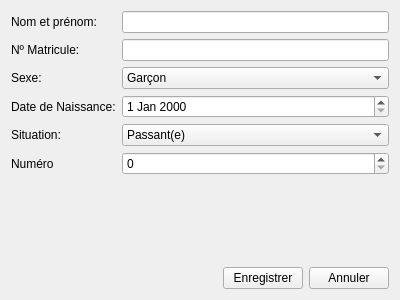
<?xml version="1.0" encoding="UTF-8"?>
<ui version="4.0">
 <class>NewStudentForm</class>
 <widget class="QWidget" name="NewStudentForm">
  <property name="geometry">
   <rect>
    <x>0</x>
    <y>0</y>
    <width>400</width>
    <height>300</height>
   </rect>
  </property>
  <property name="windowTitle">
   <string>Form</string>
  </property>
  <layout class="QVBoxLayout" name="verticalLayout">
   <item>
    <layout class="QFormLayout" name="formLayout">
     <item row="0" column="0">
      <widget class="QLabel" name="label">
       <property name="text">
        <string>Nom et prénom:</string>
       </property>
      </widget>
     </item>
     <item row="0" column="1">
      <widget class="QLineEdit" name="nameEdit"/>
     </item>
     <item row="1" column="0">
      <widget class="QLabel" name="label_2">
       <property name="text">
        <string>Nº Matricule:</string>
       </property>
      </widget>
     </item>
     <item row="1" column="1">
      <widget class="QLineEdit" name="matriculeEdit"/>
     </item>
     <item row="3" column="0">
      <widget class="QLabel" name="label_3">
       <property name="text">
        <string>Date de Naissance:</string>
       </property>
      </widget>
     </item>
     <item row="3" column="1">
      <widget class="QDateEdit" name="dateNaissEdit"/>
     </item>
     <item row="4" column="0">
      <widget class="QLabel" name="label_4">
       <property name="text">
        <string>Situation:</string>
       </property>
      </widget>
     </item>
     <item row="4" column="1">
      <widget class="QComboBox" name="situationCombo">
       <item>
        <property name="text">
         <string>Passant(e)</string>
        </property>
       </item>
       <item>
        <property name="text">
         <string>Redoublant(e)</string>
        </property>
       </item>
      </widget>
     </item>
     <item row="2" column="0">
      <widget class="QLabel" name="label_5">
       <property name="text">
        <string>Sexe:</string>
       </property>
      </widget>
     </item>
     <item row="2" column="1">
      <widget class="QComboBox" name="sexeCombo">
       <item>
        <property name="text">
         <string>Garçon</string>
        </property>
       </item>
       <item>
        <property name="text">
         <string>Fille</string>
        </property>
       </item>
      </widget>
     </item>
     <item row="5" column="0">
      <widget class="QLabel" name="label_6">
       <property name="text">
        <string>Numéro</string>
       </property>
      </widget>
     </item>
     <item row="5" column="1">
      <widget class="QSpinBox" name="numberSpin"/>
     </item>
    </layout>
   </item>
   <item>
    <layout class="QHBoxLayout" name="horizontalLayout">
     <item>
      <spacer name="horizontalSpacer">
       <property name="orientation">
        <enum>Qt::Horizontal</enum>
       </property>
       <property name="sizeHint" stdset="0">
        <size>
         <width>40</width>
         <height>20</height>
        </size>
       </property>
      </spacer>
     </item>
     <item>
      <widget class="QPushButton" name="saveBtn">
       <property name="text">
        <string>Enregistrer</string>
       </property>
      </widget>
     </item>
     <item>
      <widget class="QPushButton" name="cancelBtn">
       <property name="text">
        <string>Annuler</string>
       </property>
      </widget>
     </item>
    </layout>
   </item>
  </layout>
 </widget>
 <resources/>
 <connections/>
</ui>
